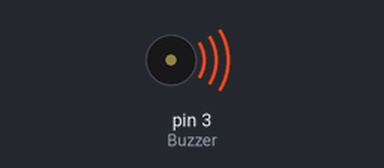
This sketch was run on a simulated Arduino Uno, built with avr-gcc and run on an emulated ATmega328P. Parts: buzzer (waves = sounding).

Above: at 0.1 s.
Timing chart, 0 to 40.0 s (numbered marks = the images above):
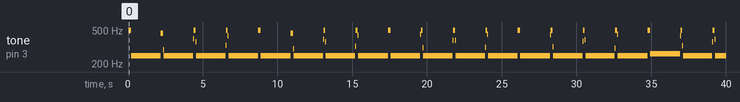

Measured:
- by itself, tone on pin 3 (Buzzer): plays 496 Hz for 0.16 s, 249 Hz for 2.0 s, 458 Hz for 0.16 s, 293 Hz for 0.04 s, 249 Hz for 2.0 s, 395 Hz for 0.04 s … (64 notes in this stretch)

The sketch:

passiveBuzzer.ino
```cpp
//define output pin
const int Buzzer = 3;

void setup(){
  pinMode(Buzzer, OUTPUT);
}

void loop() {
  int i;

  while(1)
  {
    for(i = 0; i < 80; i++)
    {
      digitalWrite(Buzzer, HIGH);
      delay(1);
      digitalWrite(Buzzer, LOW);
      delay(1);
    }

    for(i = 0; i < 500; i++)
    {
      digitalWrite(Buzzer, HIGH);
      delay(2);
      digitalWrite(Buzzer, LOW);
      delay(2);
    }
  }
}
```
